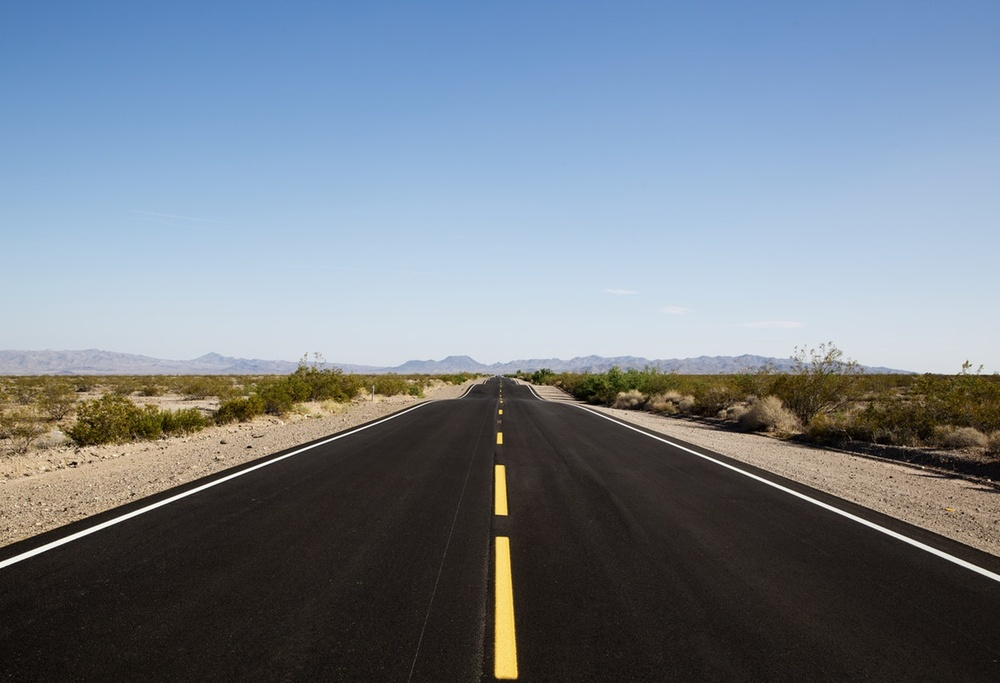
#> input picture images/way.jpg, 1000 x 683 px, shrunk from 1200 x 820 before the run, found by its file name
$ jupyter execute --allow-errors '[5]_geometry.ipynb'   (shell and % lines are left out)
#> lines starting #> are read from the running program, lines starting #| are printed output that depends on the picture
[cell 1]
import time
from functools import wraps

def calc_time(f):
  @wraps(f)
  def wrapper(*args, **kwds):
    start = time.time()
    result = f(*args, **kwds)
    elapsed = time.time() - start
    print("%s took %s" % (f.__name__, elapsed))
    return result
  return wrapper

# Affine Transform

[cell 2]
class AffineTransform:
    def __init__(self):
        return None

    @calc_time
    def get_rotation_matrix2D(self, point, alpha, scale):
        cx, cy = point
        alpha = alpha * np.pi / 180.0

        #Translate
        T1 = np.array([[1, 0, -cx],
                       [0, 1, -cy],
                       [0, 0, 1]])

        #Rotate
        R = np.array([[np.cos(alpha), -np.sin(alpha), 0],
                      [np.sin(alpha), np.cos(alpha), 0],
                      [0, 0, 1]])

        #Scale
        S = np.array([[scale, 0, 0],
                      [0, scale, 0],
                      [0, 0, 1]])

        #Translate
        T2 = np.array([[1, 0, cx],
                      [0, 1, cy],
                      [0, 0, 1]])

        return T2 @ (S @ (R @ T1))

    @calc_time
    def warp_affine(self, image, alpha, scale):
        h, w = image.shape
        rotation_matrix2D = self.get_rotation_matrix2D((w / 2, h / 2), alpha, scale)

        new_image = np.zeros_like(image)
        for i in range(w):
            for j in range(h):
                x, y = np.dot(rotation_matrix2D, [i, j, 1]).astype(int)[:2]
                if 0 <= x < w and 0 <= y < h:
                    new_image[y, x] = image[j, i]
        return new_image

    def __call__(self, image, alpha, scale):
        return self.warp_affine(image, alpha, scale)

### Test get_rotation_matrix2D function and compare with openCV

[cell 3]
import cv2
import numpy as np
import matplotlib.pyplot as plt
import time

t1 = time.time()
M_cv = cv2.getRotationMatrix2D((1, 1), -90, 1)
t2 = time.time()
print('Time of opencv:', t2 - t1)

rotate = AffineTransform()
M = rotate.get_rotation_matrix2D((1, 1), 90, 1)[:2, :]

print(M_cv)
print(M)

### Test on image

[cell 4]
image = cv2.imread('way.jpg', 0)
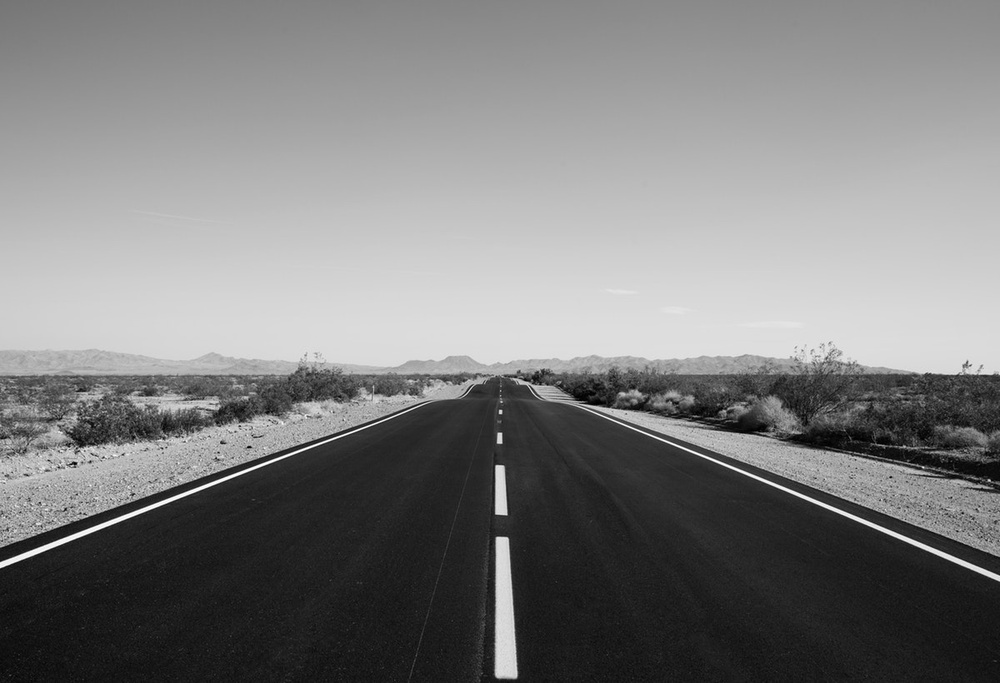
#> image: shape (683, 1000); min 0, max 255, mean 125.6
h, w = image.shape
#> h = 683; w = 1000

t1 = time.time()
M_cv = cv2.getRotationMatrix2D((w / 2, h / 2), -60, 1)
rotated_cv = cv2.warpAffine(image, M_cv, (w, h))
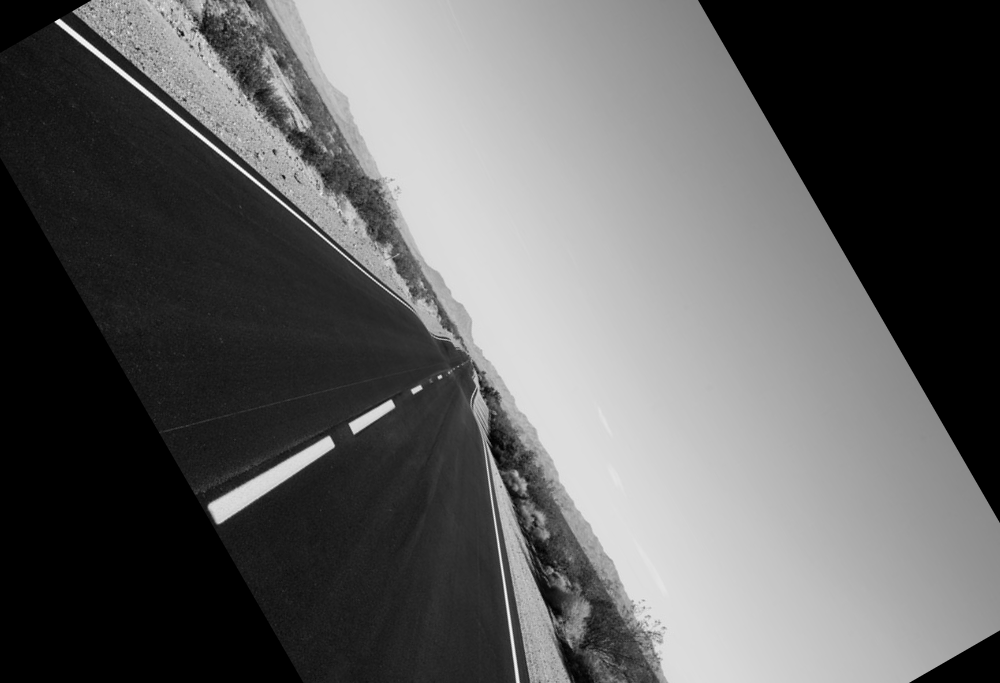
#> rotated_cv: shape (683, 1000); min 0, max 255, mean 96.9
t2 = time.time()
print('Time of opencv:', t2 - t1)

affine_transform = AffineTransform()
rotated = affine_transform(image, 60, 1)
#> after the loop in warp_affine, `for i in range(w):`:
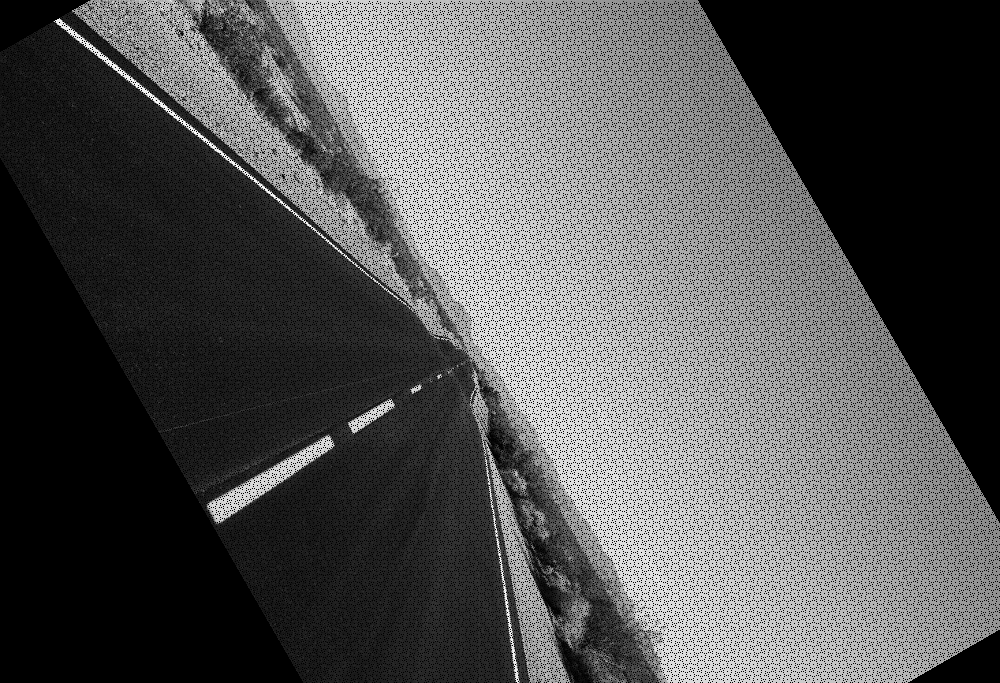
#> new_image: shape (683, 1000); min 0, max 255, mean 83.9

[cell 5]
fig, ax = plt.subplots(1, 3, figsize=(24, 16))
ax[0].imshow(image, cmap="gray")
ax[0].axis("off")
ax[0].set_title("original", fontsize=14)

ax[1].imshow(rotated_cv, cmap="gray")
ax[1].axis("off")
ax[1].set_title("rotate use opencv", fontsize=14)

ax[2].imshow(rotated, cmap="gray")
ax[2].axis("off")
ax[2].set_title("rotate implement", fontsize=14)
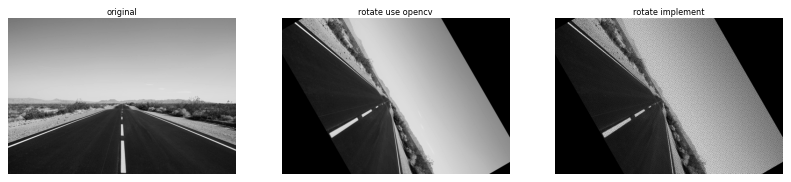
#> figure drawn by matplotlib, 3 panels

# Get mask in image

## TEST

### Convert Image to Binary Image

[cell 6]
import cv2
import numpy as np
import matplotlib.pyplot as plt

image = cv2.imread('example.png')
#> (the rest of this cell did not finish here and is left out)

### Connected Components in Binary Image

#> (a cell that did not finish here is left out)

### Contours of Binary Image

#> (a cell that did not finish here is left out)

### Convex Hulls

#> (a cell that did not finish here is left out)

#> (a cell that did not finish here is left out)

### Approx Contours

#> (a cell that did not finish here is left out)

#> (a cell that did not finish here is left out)

### Function find convex hull of binary image

[cell 13]
# [22 lines left out: function find_convex_hulls, not called in this run]

#> (a cell that did not finish here is left out)

### IOU of 2 polygons

[cell 15]
from shapely.geometry import Polygon

def compute_iou(polyA, polyB):
    iou = 0.
    polyA = Polygon(polyA)
    polyB = Polygon(polyB)
    if polyA.intersects(polyB):
        iou = polyA.intersection(polyB).area / polyA.union(polyB).area
    return iou

[cell 16]
polyA = [[0, 0], [0, 2], [2, 2], [2, 0]]
#> polyA = [[0, 0], [0, 2], [2, 2], [2, 0]]
polyB = [[1, 1], [1, 3], [3, 3], [3, 1]]
compute_iou(polyA, polyB)
#> in compute_iou, `iou = polyA.intersection(polyB).area / polyA.union(polyB).area`: iou = 0.143
#> Out = 0.143
